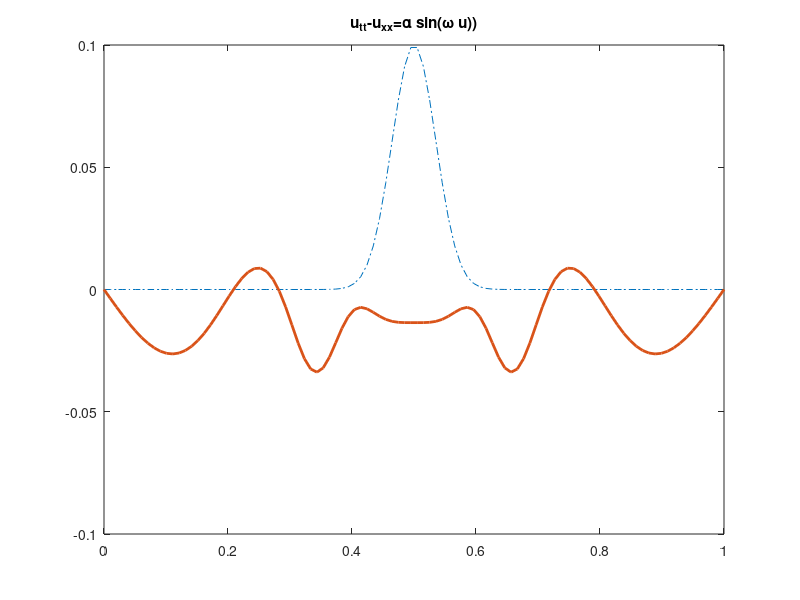

Reproduce this figure in MATLAB.
% Solving the Sine-Gorden equation for soliton propagation
% using the finite differen ce method
%written by S J Wiggin
% PDE form: u_{tt}- u{xx}\alpha*sin(\omega u)

%n=number of points, Nsteps=time-step
n=100; Nstep=100;

%parameters of sine-gordon equation
omega=20; alpha=15; q=0.1;

% dx and dt<dx;
L=1; dx=L/(n-1);
dt=0.9*dx; x=0:dx:L;

%Initial wave profile
u=q*exp(-((20/L)*(x-L/2)).^2');
title_str = 'u_{tt}-u_{xx}=\alpha sin(\omega u))';

%iNITIALISATION of arrays for later use
U=u; v=u; v_inital=u;
set(gca,'fontsize',14,'fontweight','bold');
plot(x,v_inital,'-.','linewidth',2);
axis([0 L -q q])
title(title_str);
axis tight;
set(gca, 'nextplot','replacechildren');

for time =1:Nstep,
    t=time*dt;
    % u_{xx}: 2nd derivative/period at both ends
    uxx(1) =(v(2)-2*v(1)+v(n))/(dx*dx);
    uxx(2)=(v(3)-2*v(2)+v(1))/(dx*dx);
    uxx(n)=(v(1)-2*v(n)+v(n-1))/(dx*dx);
    uxx(n-1)=(v(n)-2*v(n-1)+v(n-2))/(dx*dx);
    
    for i=3:n-2,
        uxx(i)=(v(i+1)-2*v(i)+v(i-1))/(dx*dx);
    end
    
    %Sine Gordon Equation:
    % u_{tt}=u_{xx}-slpah sin(omega*u)
    % or n^{n+1}=-u^{n-1}+[2u^n...
    % +dt*dt(u_{xx}-a sin(omega*u))]
    
    u=-U+(2*v+dt*dt*(uxx'-alpha*sin(omega*v)));
    
    % Reflecting boundary by fixing u(1)=u(n)=0
    u(1)=0; u(n)=0;
    
    %updating the arrays
    U=v; v=u;
    %Plotting the results
    plot(x,v_inital,'-.',x,u,'linewidth',2);
    axis([0 L -q q]);
    picture(time)=getframe;
end
% Play movie

disp('Playing the animation ...');
movie(picture,1);
